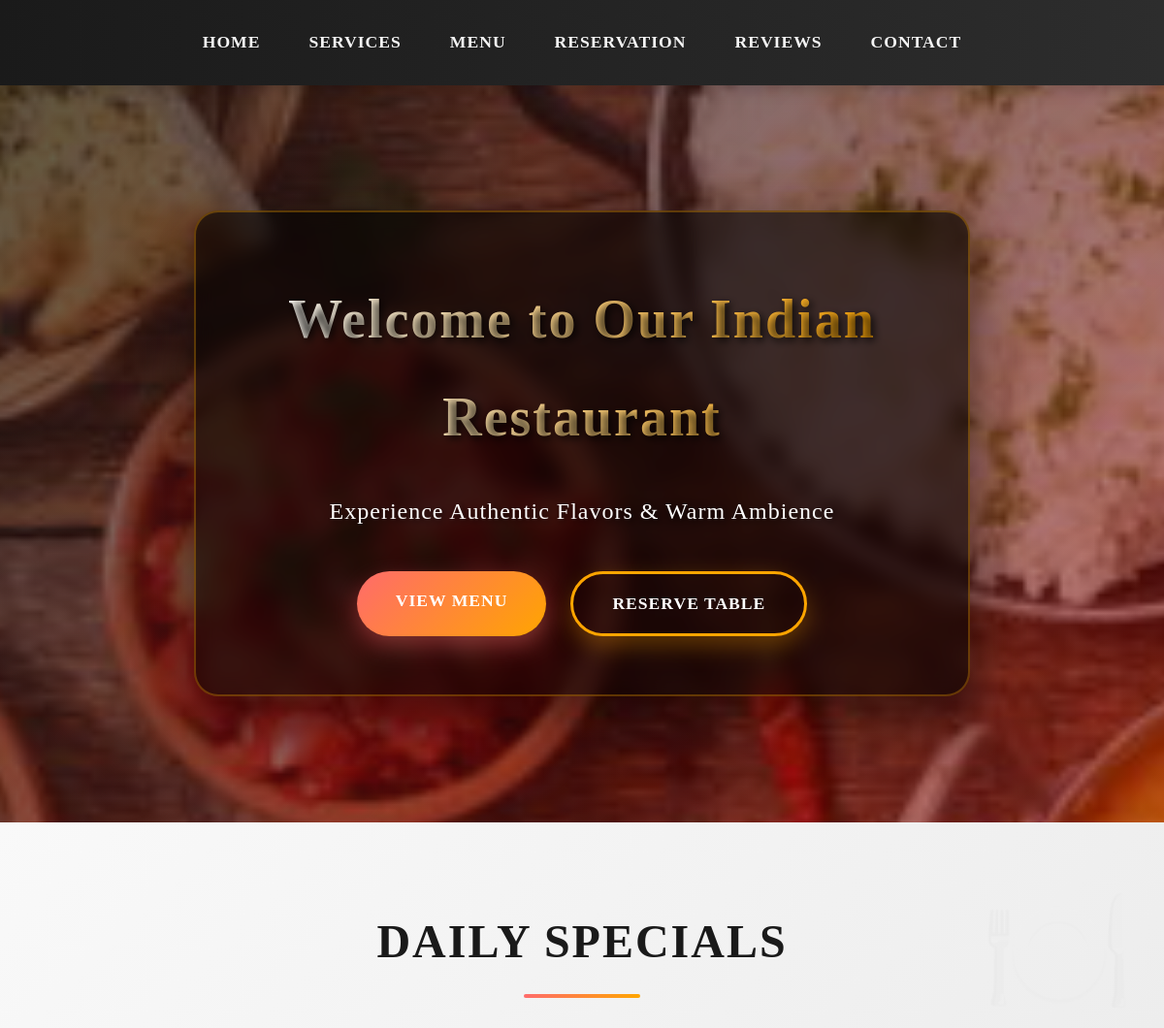
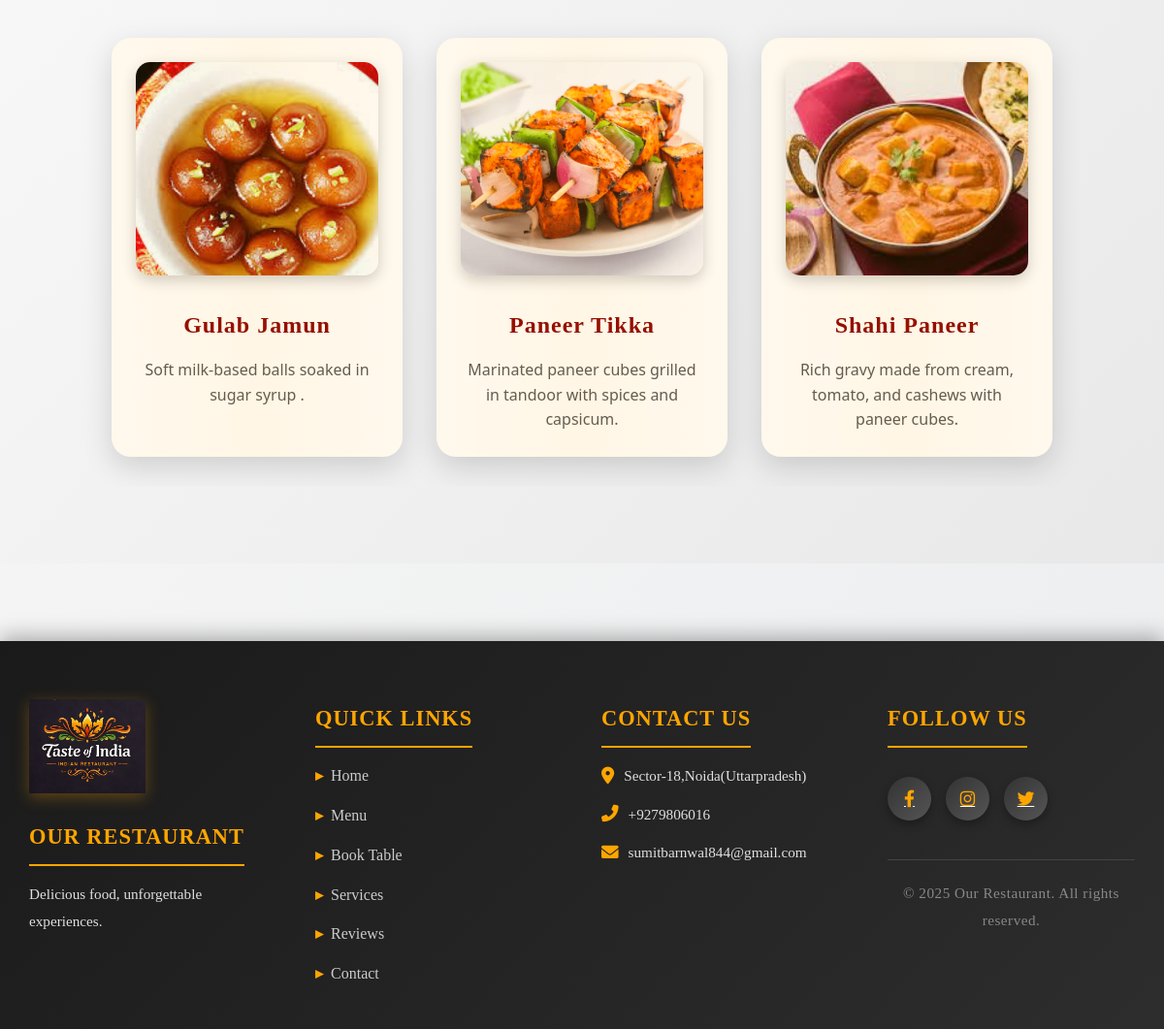
The page / on the database its author committed (2 pictures, top to bottom).
### main/models.py (models this page shows, shortened)
class DailySpecial(models.Model):
    title = models.CharField(max_length=100)
    description = models.TextField()
    image = models.ImageField(upload_to='specials/')

### main/views.py (the view)
# urls.py: path('', views.home, name='home'),
def home(request):
    specials = DailySpecial.objects.all()
    return render(request, 'main/home.html', {'specials': specials })

### main/templates/main/home.html
{% extends 'main/base.html' %}
{% load static %}
{% block content %}
<link rel="stylesheet" href="{% static 'main/home.css' %}">
  <section class="front" style="background-image: url('{% static 'main/Image/homeback.png'%}');">
    <div class="front-overlay">
      <h2>Welcome to Our Indian Restaurant</h2>
      <p>Experience Authentic Flavors & Warm Ambience</p>
      <div class="front-buttons">
        <a href="{% url 'menu' %}" class="btn">View Menu</a>
        <a href="{% url 'reservation' %}" class="btn outline">Reserve Table</a>
      </div>
    </div>
  </section>
  <section class="specials">
  <h3>Daily Specials</h3>
  <div class="cards-carousel">
    {% for special in specials %}
      <div class="card">
        <img src="{{ special.image.url }}" alt="{{ special.title }}">
        <h4>{{ special.title }}</h4>
        <p>{{ special.description }}</p>
      </div>
    {% empty %}
      <p class="no-specials">No daily specials available right now.</p>
    {% endfor %}
  </div>
</section>
{% endblock %}

### main/templates/main/base.html (shortened to what this page needs)
{% load static %}
<!DOCTYPE html>
<html lang="en">
<head>
    <link rel="stylesheet" href="{% static 'main/style.css' %}">
    <link rel="stylesheet" href="https://cdnjs.cloudflare.com/ajax/libs/font-awesome/6.0.0/css/all.min.css">
</head>
<body>
    <header>
        <nav class="navbar-links">
            <a href="/">Home</a>
            <a href="/services/">Services</a>
            <a href="/menu/">Menu</a>
            <a href="/reservation/">Reservation</a>
            <a href="/review/">Reviews</a>
            <a href="/contact/">Contact</a>
    </header>
    <main>
        {% block content %}{% endblock %}
    </main>
<footer class="footer">
    <div class="footer-container">
        <div class="footer-column">
            <img src="{% static 'main/Image/logo.png' %}" alt="Restaurant Logo" class="footer-logo">
            <h3>Our Restaurant</h3>
            <p>Delicious food, unforgettable experiences.</p>
        </div>
        <div class="footer-column">
            <h4>Quick Links</h4>
            <ul class="footer-links">
                <li><a href="{% url 'home' %}">Home</a></li>
                <li><a href="{% url 'menu' %}">Menu</a></li>
                <li><a href="{% url 'reservation' %}">Book Table</a></li>
                <li><a href="{% url 'services' %}">Services</a></li>
                <li><a href="{% url 'review' %}">Reviews</a></li>
                <li><a href="{% url 'contact' %}">Contact</a></li>
            </ul>
        </div>
        <div class="footer-column">
            <h4>Contact Us</h4>
            <p><i class="fas fa-map-marker-alt"></i>Sector-18,Noida(Uttarpradesh)</p>
            <p><i class="fas fa-phone-alt"></i>+9279806016</p>
            <p><i class="fas fa-envelope"></i> sumitbarnwal844@gmail.com</p>
        </div>
        <div class="footer-column">
            <h4>Follow Us</h4>
            <div class="footer-social">
                <a href="#"><i class="fab fa-facebook-f"></i></a>
                <a href="#"><i class="fab fa-instagram"></i></a>
                <a href="#"><i class="fab fa-twitter"></i></a>
            </div>
            <p class="footer-copy">&copy; 2025 Our Restaurant. All rights reserved.</p>
        </div>
    </div>
</footer>
</body>
</html>

### main/static/main/style.css (style rules this page uses)
* { margin: 0; padding: 0; box-sizing: border-box; font-family: 'Playfair Display', 'Georgia', serif; }
body { background: linear-gradient(135deg, #fdfbfb 0%, #ebedee 100%); color: #2c3e50; line-height: 1.8; font-size: 16px; }
.navbar-links { display: flex; justify-content: center; align-items: center; background: linear-gradient(90deg, #1a1a1a 0%, #2d2d2d 100%); padding: 20px 40px; box-shadow: 0 4px 15px rgba(0, 0, 0, 0.2); position: sticky; top: 0; z-index: 1000; backdrop-filter: blur(10px); }
.navbar-links a { color: #f5f5f5; text-decoration: none; margin: 0 25px; font-weight: 600; font-size: 1.1rem; letter-spacing: 1px; text-transform: uppercase; position: relative; transition: all 0.4s cubic-bezier(0.68, -0.55, 0.265, 1.55); padding: 8px 0; }
.navbar-links a::after { content: ''; position: absolute; bottom: 0; left: 50%; width: 0; height: 3px; background: linear-gradient(90deg, #ff6b6b, #ffa500); transform: translateX(-50%); transition: width 0.4s ease; }
.footer { background: linear-gradient(135deg, #1a1a1a 0%, #2d2d2d 100%); color: #e0e0e0; padding: 60px 30px 30px; margin-top: 80px; box-shadow: 0 -5px 20px rgba(0, 0, 0, 0.3); }
.footer-container { display: flex; flex-wrap: wrap; justify-content: space-between; gap: 40px; max-width: 1400px; margin: 0 auto; }
.footer-column { flex: 1 1 220px; animation: fadeInUp 0.8s ease; }
.footer-logo { width: 120px; margin-bottom: 15px; filter: drop-shadow(0 4px 8px rgba(255, 165, 0, 0.3)); transition: transform 0.3s ease; }
.footer h3, .footer h4 { color: #ffa500; margin-bottom: 15px; font-size: 1.4rem; letter-spacing: 1px; text-transform: uppercase; border-bottom: 2px solid #ffa500; padding-bottom: 8px; display: inline-block; }
.footer-links { list-style: none; padding-left: 0; }
.footer-links li { margin-bottom: 12px; transition: transform 0.3s ease; }
.footer-links a { color: #ccc; text-decoration: none; font-size: 1rem; transition: all 0.3s ease; display: inline-flex; align-items: center; gap: 8px; }
.footer-links a::before { content: '▸'; color: #ffa500; font-weight: bold; transition: transform 0.3s ease; }
.footer-column p { display: flex; align-items: center; gap: 10px; margin-bottom: 12px; font-size: 0.95rem; }
.footer-column i { color: #ffa500; font-size: 1.1rem; }
.footer-social { display: flex; gap: 15px; margin-top: 15px; }
.footer-social a { display: inline-flex; align-items: center; justify-content: center; width: 45px; height: 45px; font-size: 20px; color: #fff; background: linear-gradient(135deg, #333, #555); border-radius: 50%; transition: all 0.4s cubic-bezier(0.68, -0.55, 0.265, 1.55); box-shadow: 0 4px 10px rgba(0, 0, 0, 0.3); }
.footer-copy { margin-top: 40px; text-align: center; font-size: 0.9rem; color: #888; padding-top: 20px; border-top: 1px solid #444; letter-spacing: 0.5px; }

### rows shown on the page
DailySpecial: image (picture), title "Gulab Jamun", description "Soft milk-based balls soaked in sugar syrup ."
DailySpecial: image (picture), title "Paneer Tikka", description "Marinated paneer cubes grilled in tandoor with spices and capsicum."
DailySpecial: image (picture), title "Shahi Paneer", description "Rich gravy made from cream, tomato, and cashews with paneer cubes."
